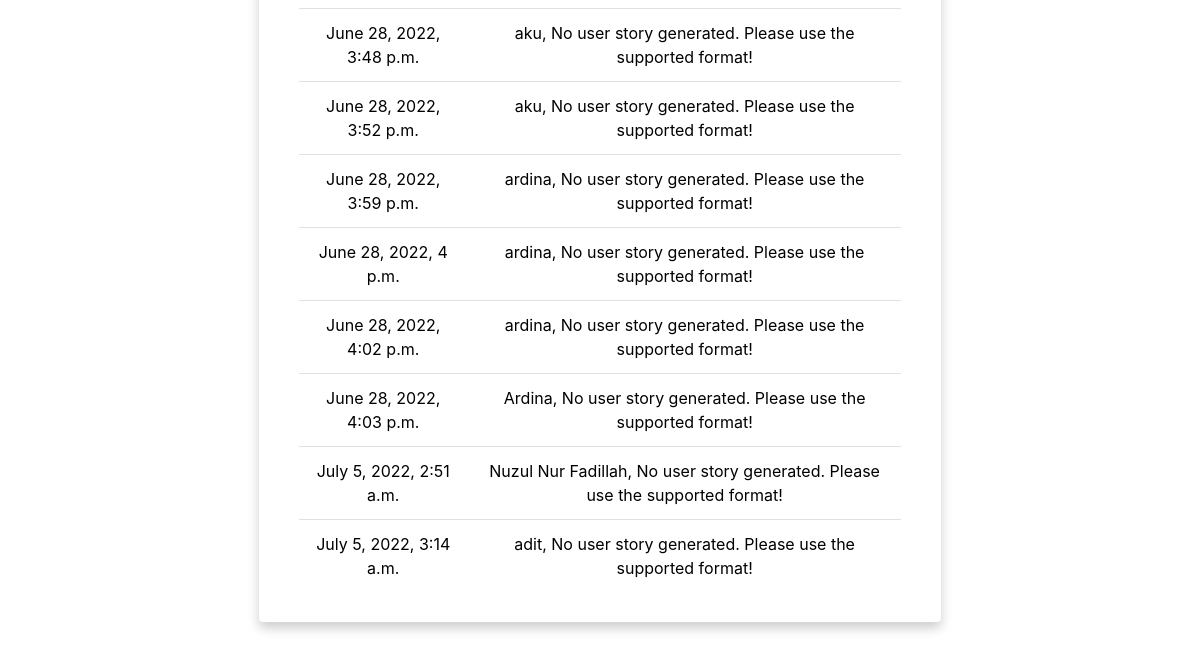
Before: /history (lower part) with the older database file.
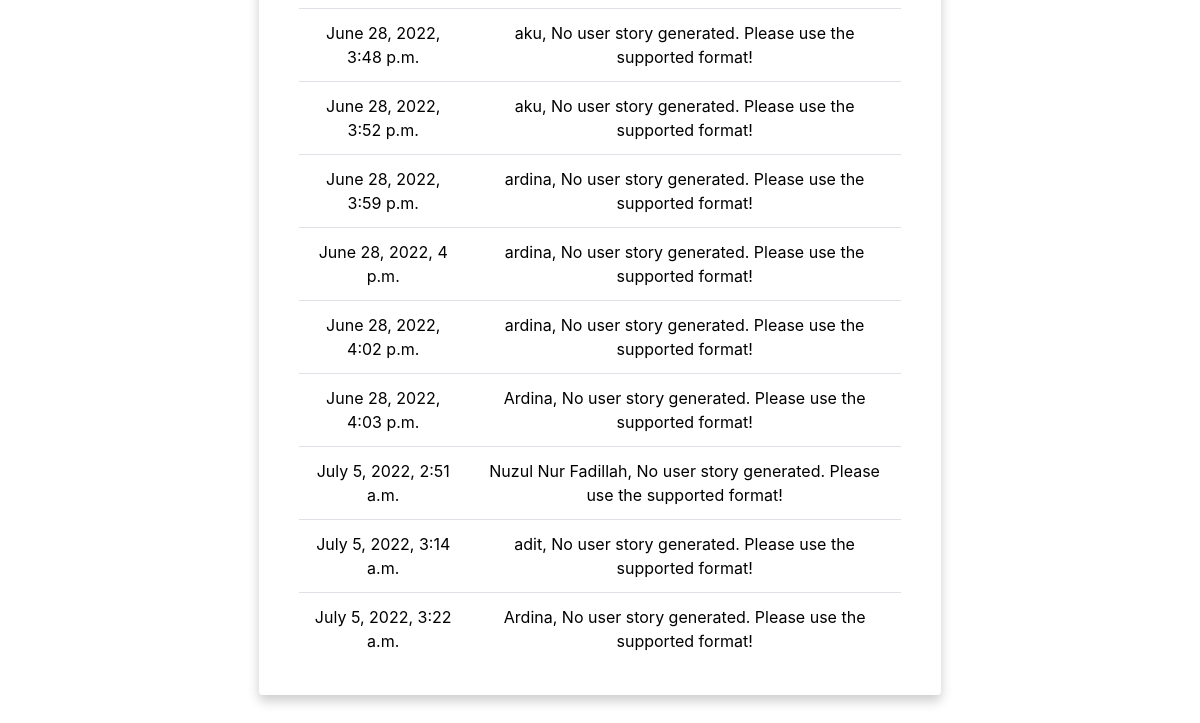
After: the same page with the newer database file.
### account/models.py (models this page shows, shortened)
class UserPersona(models.Model) :
    nama = models.CharField(max_length=50)
    locations = models.CharField(max_length=255, null=True)
    bio = models.TextField(max_length=1000, null=True)
    frustraions = models.CharField(max_length=255, null=True)
    behaviours = models.CharField(max_length=255, null=True)
    as_a = models.CharField(max_length=50)
    needs = models.CharField(max_length=255)
    goals = models.CharField(max_length=255)
    date = models.DateTimeField(auto_now_add=True)

### account/views.py (the view)
# urls.py: path('history', views.history,name='history'),
def history(request) :
    raw_results = UserPersona.objects.all()
    results = []
    for result in raw_results:
        res_postag = postag(result.needs, result.goals)
        results.append({
            "date": result.date,
            "nama": result.nama,
            "postag": res_postag
        })
    konteks = {
        'results' : results,
    }
    return render(request, 'account/history.html', konteks)

### account/coba_pos_tagging.py (called while the page is built)
def Verb(teks):
    try:
        for token in teks:
            for token2 in teks:
                if "VERB" in token2:
                    indeks = token2.index("VERB")
                    hasil = [ps.stem(token[indeks])]
                    while(indeks+1<len(token2)):
                        b = token[indeks+1]
                        hasil.append(b)
                        indeks = indeks+1
                    return(" ".join([str(item) for item in hasil]))
    except ValueError:
        return("[ERROR DETECTED: Format not supported]")

def Noun(teks):
    try:
        for token in teks:
            for token2 in teks:
                if "NOUN" in token2:
                    indeks = token2.index("NOUN")
                    hasil = []
                    while(indeks<len(token2)):
                        b = token[indeks]
                        hasil.append(b)
                        indeks = indeks+1
                    return(" ".join([str(item) for item in hasil]))
    except ValueError:
        return("[ERROR DETECTED: Format not supported]")

### account/templates/account/history.html (shortened to what this page needs)
{% load static %}
<!DOCTYPE html>
<html lang="en">
<head>
    <link rel="stylesheet" href="https://cdn.jsdelivr.net/npm/bootstrap@4.0.0/dist/css/bootstrap.min.css">
    <link rel="stylesheet" href="{% static 'css/style.css' %}">
</head>
<body>
    <div class="container-fluid px-1 py-5 mx-auto">
        <div class="row d-flex justify-content-center">
            <div class="col-xl-7 col-lg-8 col-md-9 col-11 text-center">
                <div class="card">
                    <table class="table align-middle mb-0 bg-white">
                        <tbody>
                            {% for row in results %}
                            <tr>
                              <td>{{ row.date }}</td>
                              <td>{{ row.nama }}, {{ row.postag }}</td>
                            </tr>
                            {% endfor %}
                          </tbody>
                        </table>
                </div>
            </div>
        </div>
    </div>
</body>
</html>

Changed rows visible on the page:
added UserPersona: date "July 5, 2022, 3:22 a.m.", nama "Ardina"
Other visible differences:
new list line: ", No user story generated. Please use the supported format!"
